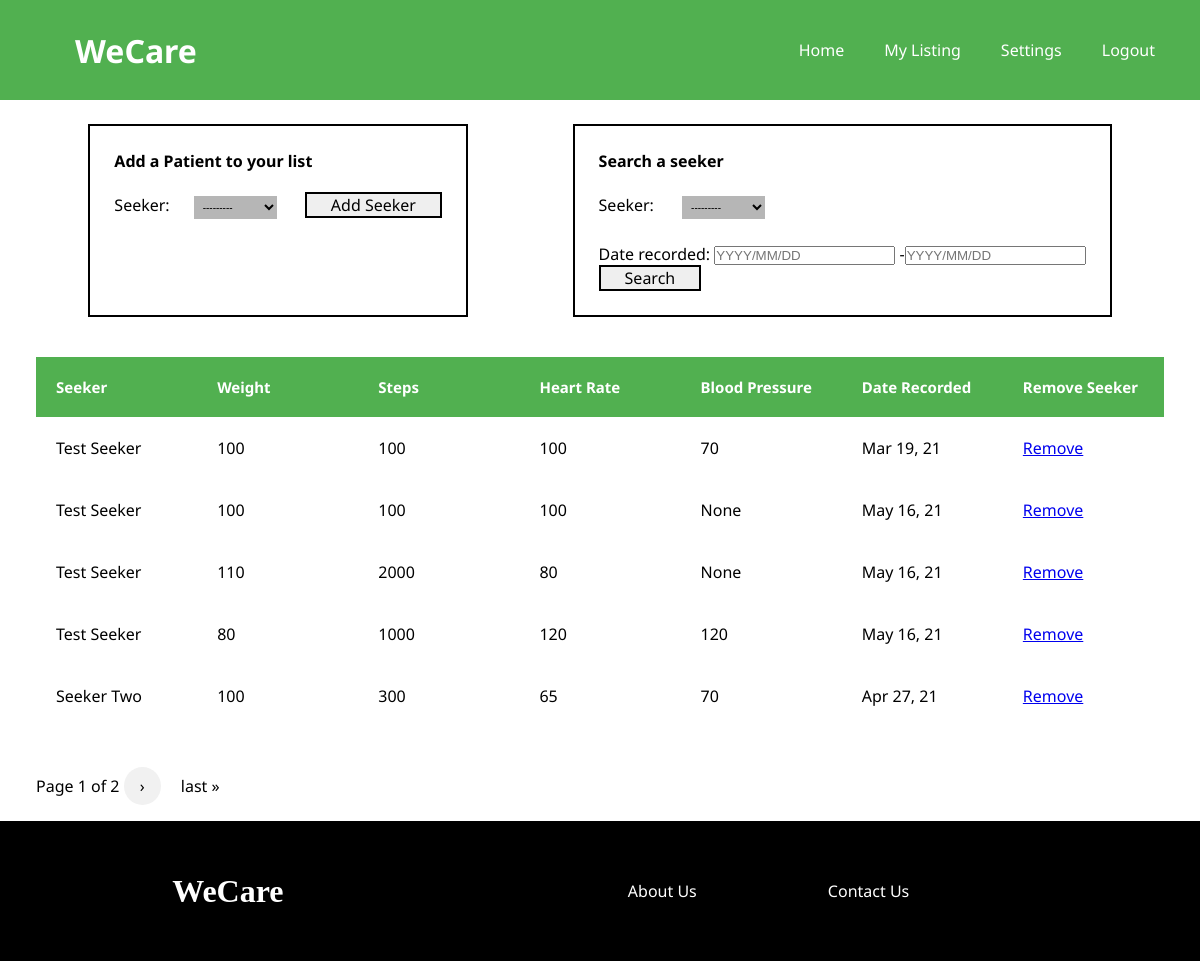
The page /providerdashboard (signed in) on the database as committed earlier.
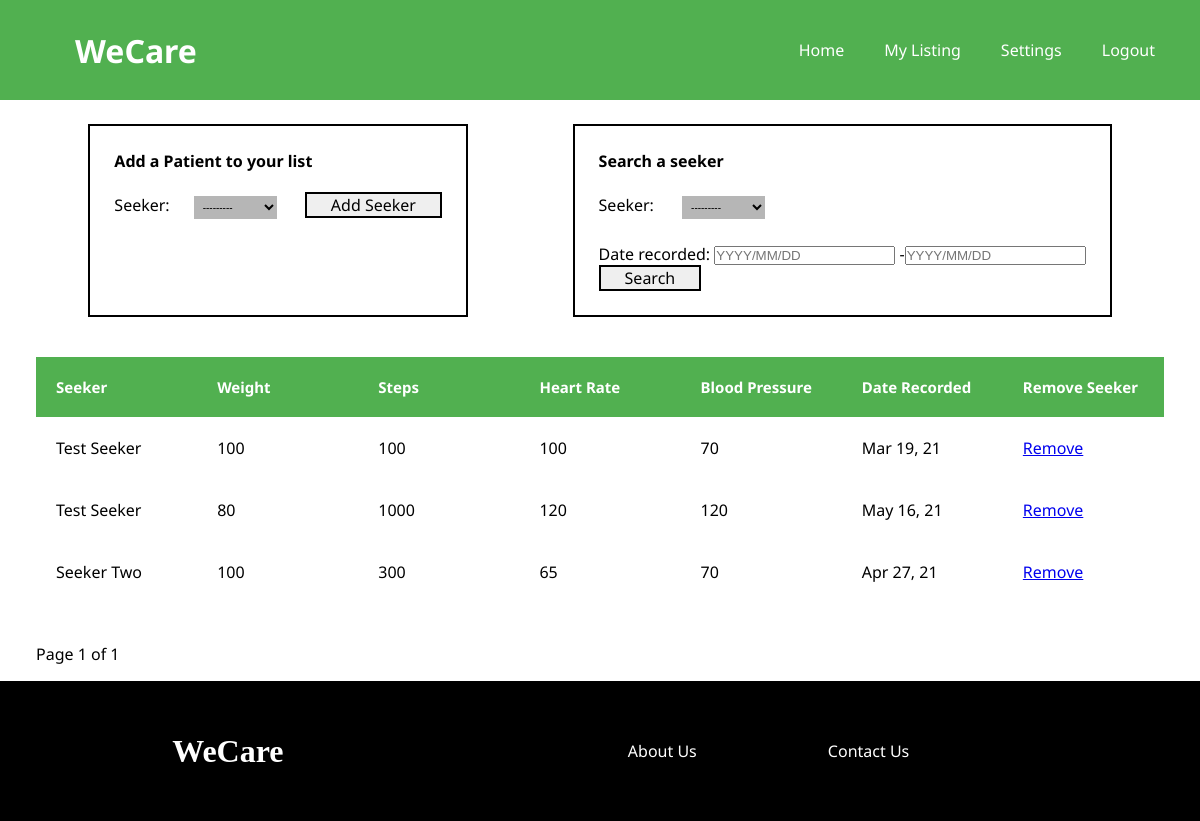
The same page on the database as committed later.
### healthdata/models.py (models this page shows, shortened)
class HealthData(models.Model):
    seeker = models.ForeignKey(Seeker, on_delete=models.CASCADE)
    heartrate = models.IntegerField(
        validators=[MaxValueValidator(210), MinValueValidator(50)])
    weight = models.IntegerField()
    steps = models.IntegerField()
    blood_pressure = models.IntegerField(
        validators=[MaxValueValidator(180), MinValueValidator(60)], null=True, blank=True)
    date_recorded = models.DateTimeField(default=timezone.now)

### users/models.py (models this page shows, shortened)
class Seeker(models.Model):
    user = models.OneToOneField(
        User, on_delete=models.CASCADE, primary_key=True)
    phone_number = models.CharField(max_length=20)
    location = models.CharField(max_length=20)
    medicaid_recepient = models.BooleanField(default=False)
    ethnicity = models.CharField(max_length=20)
    def __str__(self):
        return f'{self.user.first_name} {self.user.last_name}'

class User(AbstractUser):
    email = models.EmailField(unique=True)
    is_seeker = models.BooleanField(default=False)
    is_provider = models.BooleanField(default=False)
    first_name = models.CharField(max_length=100)
    last_name = models.CharField(max_length=100)
    USERNAME_FIELD = 'email'
    REQUIRED_FIELDS = []

### listings/views.py (the view, shortened to what this page needs)
# urls.py: path('providerdashboard', listings.providerdashboard, name='p_dashboard'),
def providerdashboard(request):
    provider = get_object_or_404(Provider, user=request.user)
    is_consulting = IsConsulting.objects.filter(
        provider=provider).values_list('seeker', flat=True)
    if is_consulting != None:
        us = HealthData.objects.filter(seeker__in=is_consulting)
        healthdata_filter = HealthDataFilter(
            request.GET, queryset=us)
    else:
        healthdata_filter = None
        us = None
    paginator = Paginator(healthdata_filter.qs, 4)
    page_number = request.GET.get('page')
    try:
        response = paginator.page(page_number)
    except PageNotAnInteger:
        response = paginator.page(1)
    except EmptyPage:
        response = paginator.page(paginator.num_pages)
    context = {
        'form': AddSeekerForm,
        'page': page_number,
        'response': response,
        'healthdata_filter': healthdata_filter,
        'us': us,
    }
    return render(request, 'listings/provider_dashboard.html', context)

### listings/templatetags/my_templatetags.py (called while the page is built)
@register.simple_tag
def query_transform(request, **kwargs):
    updated = request.GET.copy()
    for k, v in kwargs.items():
        if v is not None:
            updated[k] = v
        else:
            updated.pop(k, 0)
    return updated.urlencode()

### listings/templates/listings/provider_dashboard.html (shortened to what this page needs)
{% extends "listings/base.html" %}
{% load static %}
{% load my_templatetags %}
{% block content %}
<link rel="stylesheet" href="{% static 'listings/dashboard.css' %}">
<link rel="stylesheet" href="{% static 'listings/provider_dashboard.css' %}">
<div class="parent_container">
    <div class="table_container">
        <div class="form_cont">
            <div class="add_seeker">
                <h3>Add a Patient to your list</h3>
                <form method="POST" action="{% url 'add_seeker' %}">
                    {{ form }}
                    <input class="submit" type="submit" value="Add Seeker">
                </form>
            </div>
            <div class="search_seeker">
                <h3>Search a seeker</h3>
                <form method="get">
                    {{ healthdata_filter.form.as_p }}
                    <button class="submit" type="submit">Search</button>
                </form>
            </div>
        </div>
        <table class="listings_table">
            <thead>
                <tr>
                    <th>Seeker</th>
                    <th>Weight</th>
                    <th>Steps</th>
                    <th>Heart Rate</th>
                    <th>Blood Pressure</th>
                    <th>Date Recorded</th>
                    <th>Remove Seeker</th>
                </tr>
            </thead>
            {% for healthdata in healthdata_filter.qs %}
                <tr>
                    <td><a>{{ healthdata.seeker }}</a></td>
                    <td>{{ healthdata.weight }}</td>
                    <td>{{ healthdata.steps }}</td>
                    <td>{{ healthdata.heartrate }}</td>
                    <td>{{ healthdata.blood_pressure }}</td>
                    <td>{{ healthdata.date_recorded|date:"M d, y" }}</td>
                    <td><a href="{% url 'remove_seeker' healthdata.seeker.pk %}">Remove</a></td>
                </tr>
            {% endfor %}
        </table>
    </div>
    <div class="paginator">
        <span>
            <span class="current">
                Page {{ response.number }} of {{ response.paginator.num_pages }}
            </span>
            {% if response.has_next %}
                <a class="previous round" href="?{% query_transform request page=response.next_page_number %}">&#8250;</a>
                <a class="paglink" href="?{% query_transform request page=response.paginator.num_pages %}">last &raquo;</a>
            {% endif %}
        </span>
    </div>
</div>
{% endblock content %}

### listings/templates/listings/base.html (shortened to what this page needs)
<!DOCTYPE html>
<html lang="en">
<head>
    {% load static %}
    <link rel="stylesheet" href="{% static 'listings/base.css' %}"/>
</head>
<body>
  <div class="page_container">
    <div class="nav">
      <div class="logo_container">
        <h1>WeCare</h1>
      </div>
      <div class="navlinks">
        {% if user.is_authenticated and user.is_provider == True %}
          <ul class="float_right">
            <li><a href="{% url 'p_dashboard' %}">Home</a></li>
            <li><a href="{% url 'mylisting' %}">My Listing</a></li>
            <li><div><a href="{% url 'p_profile' user.provider.pk %}">Settings</a></div></li>
            <li><div><a href="{% url 'logout' %}">Logout</a></div></li>
          </ul>
        {% elif user.is_authenticated and user.is_seeker == True %}
          <ul class="float_right">
            <li><a href="{% url 'dashboard' %}">Home</a></li>
            <li><a href="{% url 's_profile' user.seeker.pk %}">Settings</a></li>
            <li><div><a href="{% url 'logout' %}">Logout</a></div></li>
          </ul>
        {% endif %}
      </div>
    </div>
    {% block content %}{% endblock %}
    <footer>
      <div class="logo_footer">
        <h1>WeCare</h1>
      </div>
      <div class="footer_links">
        <a href="">About Us</a>
        <a href="">Contact Us</a>
      </div>
    </footer>
  </div>
</body>
</html>

### listings/static/listings/base.css (style rules this page uses)
* { margin: 0; padding: 0; }
:root { --primary: #51b050; --secondary: #767676; }
body { height: 100vh; display: flex; flex-direction: column; }
@media screen and (min-width: 600px) { .nav, .svgs, .svg1, .svg2, .functions, .functiontext_parent, .functiontext, .footer_links { display: flex; justify-content: center; align-items: center; font-family: "Noto Sans", sans-serif; } }
@media screen and (min-width: 600px) { .page_container { position: relative; min-height: 100vh; } }
@media screen and (min-width: 600px) { .logo_container { min-width: 500px; color: white; margin: 0; padding: 0; } }
@media screen and (min-width: 600px) { .logo_container h1 { margin-left: 50px; font-family: "Noto Sans", sans-serif; } }
@media screen and (min-width: 600px) { .nav { justify-content: space-around; background-color: var(--primary); min-height: 100px; } }
@media screen and (min-width: 600px) { .navlinks { float: right; width: 50%; } }
@media screen and (min-width: 600px) { .float_right { float: right; } }
@media screen and (min-width: 600px) { .navlinks ul { justify-content: space-around; } }
@media screen and (min-width: 600px) { .navlinks ul li { display: inline; float: left; list-style-type: none; overflow: hidden; } }
@media screen and (min-width: 600px) { .navlinks ul li a { margin: 20px; display: block; float: right; color: white; text-decoration: none; cursor: pointer; } }
@media screen and (min-width: 600px) { footer { position: relative; display: flex; width: 100%; background-color: black; bottom: 0; min-height: 140px; justify-content: space-around; align-items: center; margin-top: 2vh; } }
@media screen and (min-width: 600px) { footer h1 { color: white; } }
@media screen and (min-width: 600px) { .footer_links a { color: white; text-decoration: none; min-width: 200px; } }
footer h1 { color: white; }
.footer_links a { color: white; text-decoration: none; min-width: 200px; }

### listings/static/listings/dashboard.css (style rules this page uses)
* { padding: 0; margin: 0; max-width: 100%; }
.parent_container { font-family: "Noto Sans", sans-serif; margin-left: 3vw; margin-right: 3vw; flex-direction: column; position: relative; }
.parent_container, .health_data { display: flex; justify-content: center; }
.parent_container { max-width: 100%; }
.healthcare_providers, .paginator, .listings_table { margin-top: 5vh; }
@media screen and (min-width: 600px) { .parent_container { flex-direction: column; } }
@media screen and (min-width: 600px) { .listings_table { table-layout: fixed; border-collapse: collapse; width: 100%; } }
@media screen and (min-width: 600px) { .listings_table thead { background-color: var(--primary); color: white; text-align: left; font-size: 15px; } }
@media screen and (min-width: 600px) { .listings_table th, .listings_table td { padding: 20px; } }

### listings/static/listings/provider_dashboard.css (style rules this page uses)
.table_container { margin-top: 3vh; }
.form_cont { display: flex; justify-content: space-around; }
.add_seeker, .search_seeker { border: 2px solid black; padding: 3vh; min-height: 100%; }
#id_seeker { font-size: 10px; padding: 5px; border: none; background-color: rgb(182, 182, 182); margin: 3vh; }
.add_seeker h3, .search_seeker h3 { font-size: 2vh; }
.submit { font-family: "Noto Sans", sans-serif; font-size: 2vh; border-radius: 0; border: 2px solid black; padding-left: 3vh; padding-right: 3vh; }
table { width: 100%; }

Rows that differ between the two databases and show on the page:
removed HealthData: seeker "Test Seeker", weight "100", steps "100", heartrate "100", blood_pressure "None", date_recorded "May 16, 21"
removed HealthData: seeker "Test Seeker", weight "110", steps "2000", heartrate "80", blood_pressure "None", date_recorded "May 16, 21"
Other text that changed with them:
{{ response.paginator.num_pages }}: "2" → "1"
text no longer shown: "› last »"
